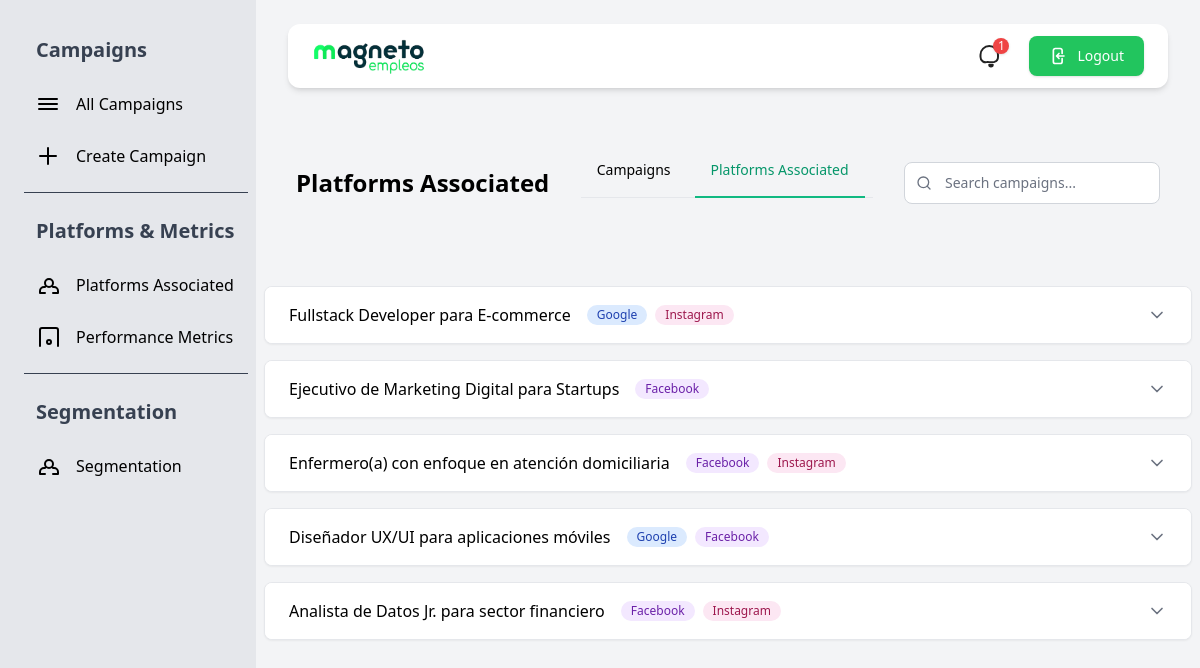
The app's page /ad/platforms/ with its own data.
### ad/models.py (models this page shows, shortened)
class Campaign(models.Model):
    CATEGORY_CHOICES = [
        ('IT', 'Technology'),
        ('MK', 'Marketing'),
        ('AD', 'Administration'),
        ('SL', 'Sales'),
        ('HR', 'Human Resources'),
        ('FI', 'Finance'),
        ('ED', 'Education'),
        ('HL', 'Healthcare'),
        ('OT', 'Other'),
    ]
    EDUCATION_LEVEL_CHOICES = [
        ('NONE', 'None'),
        ('HS', 'High School'),
        ('TEC', 'Technical'),
        ('TCH', 'Technologist'),
        ('UNI', 'University'),
        ('POS', 'Postgraduate'),
        ('PHD', 'Doctorate'),
    ]
    MODALITY_CHOICES = [
        ('ONSITE', 'On-site'),
        ('REMOTE', 'Remote'),
        ('HYBRID', 'Hybrid'),
        ('FLEX', 'Flexible'),
    ]
    EXPERIENCE_CHOICES = [
        ('NONE', 'No experience'),
        ('1-3', '1 to 3 years'),
        ('4-7', '4 to 7 years'),
        ('8+', '8 or more years'),
    ]
    LOCATION_CHOICES = [
    ('AR', 'Argentina'),
    ('BR', 'Brazil'),
    ('CA', 'Canada'),
    ('CL', 'Chile'),
    ('CO', 'Colombia'),
    ('MX', 'Mexico'),
    ('US', 'United States'),
    ('VE', 'Venezuela'),
    ('DE', 'Germany'),
    ('ES', 'Spain'),
    ('FR', 'France'),
    ('GB', 'United Kingdom'),
    ('IT', 'Italy'),
    ('NL', 'Netherlands'),
    ('PL', 'Poland'),
    ('PT', 'Portugal'),
    ('CN', 'China'),
    ('IN', 'India'),
    ('ID', 'Indonesia'),
    ('JP', 'Japan'),
    ('KR', 'South Korea'),
    ('PH', 'Philippines'),
    ('SG', 'Singapore'),
    ('TH', 'Thailand'),
    ]
    PLATFORM_CHOICES = [
        ('GOOGLE', 'Google'),
        ('FACEBOOK', 'Facebook'),
        ('INSTAGRAM', 'Instagram'),
    ]
    name = models.CharField(max_length=255)
    description = models.TextField()
    image = models.ImageField(upload_to='campaign_images/')
    schedule = models.DateField()
    end_schedule = models.DateField(null=True, blank=True)
    category = models.CharField(max_length=5, choices=CATEGORY_CHOICES)
    education_level = models.CharField(max_length=10, choices=EDUCATION_LEVEL_CHOICES)
    modality = models.CharField(max_length=10, choices=MODALITY_CHOICES)
    location = models.CharField(max_length=2, choices=LOCATION_CHOICES, default= 'Colmbia')
    experience = models.CharField(max_length=10, choices=EXPERIENCE_CHOICES)
    platform1 = models.CharField(max_length=10, choices=PLATFORM_CHOICES, null=True, blank=True)
    platform2 = models.CharField(max_length=10, choices=PLATFORM_CHOICES, null=True, blank=True)
    platform3 = models.CharField(max_length=10, choices=PLATFORM_CHOICES, null=True, blank=True)

### ad/views.py (the view)
# urls.py: path('platforms/', platforms_list, name='platforms_list'),
def platforms_list(request):
    query = request.GET.get('q', '')
    if query:
        campaigns = Campaign.objects.filter(
            Q(name__icontains=query) |
            Q(description__icontains=query)
        )
    else:
        campaigns = Campaign.objects.all()
    campaigns = campaigns.prefetch_related('platform_metrics')
    for campaign in campaigns:
        active_platforms = [p for p in [campaign.platform1, campaign.platform2, campaign.platform3] if p]
        n = len(active_platforms)
        if n == 0:
            continue
        total_metrics = None
        if hasattr(campaign, 'metrics'):
            total_metrics = {
                'impressions': campaign.metrics.impressions,
                'clicks': campaign.metrics.clicks,
                'ctr': campaign.metrics.ctr,
                'conversions': campaign.metrics.conversions,
                'conversion_rate': campaign.metrics.conversion_rate,
                'cpc': campaign.metrics.cpc,
                'cpa': campaign.metrics.cpa,
                'spend': campaign.metrics.spend,
            }
        else:
            total_metrics = simulate_campaign_metrics(campaign)
            AdMetrics.objects.create(campaign=campaign, **total_metrics)
        def random_partition(total, parts):
            cuts = sorted([0] + [random.randint(0, total) for _ in range(parts-1)] + [total])
            return [cuts[i+1] - cuts[i] for i in range(parts)]
        def random_partition_float(total, parts):
            cuts = sorted([0] + [random.uniform(0, total) for _ in range(parts-1)] + [total])
            return [cuts[i+1] - cuts[i] for i in range(parts)]
        clicks_parts = random_partition(total_metrics['clicks'], n)
        impressions_parts = random_partition(total_metrics['impressions'], n)
        conversions_parts = random_partition(total_metrics['conversions'], n)
        spend_parts = random_partition_float(total_metrics['spend'], n)
        for i, plat in enumerate(active_platforms):
            clicks = clicks_parts[i]
            impressions = impressions_parts[i]
            conversions = conversions_parts[i]
            ctr = (clicks / impressions * 100) if impressions else 0
            conversion_rate = (conversions / clicks * 100) if clicks else 0
            cpc = (spend_parts[i] / clicks) if clicks else 0
            cpa = (spend_parts[i] / conversions) if conversions else 0
            PlatformMetrics.objects.update_or_create(
                campaign=campaign,
                platform=plat,
                defaults={
                    'impressions': impressions,
                    'clicks': clicks,
                    'ctr': ctr,
                    'conversions': conversions,
                    'conversion_rate': conversion_rate,
                    'cpc': cpc,
                    'cpa': cpa,
                    'spend': spend_parts[i],
                }
            )
    return render(request, 'platforms_list.html', {'campaigns': campaigns})

### ad/templatetags/get_platform.py (called while the page is built)
@register.filter
def get_platform(metrics_queryset, platform):
    return metrics_queryset.filter(platform=platform).first()

### ad/templates/platforms_list.html (shortened to what this page needs)
{% extends 'base.html' %}
{% load static %}
{% load get_platform %}
{% block content %}
<body class="bg-gray-50">
<div class="flex min-h-screen">
    <aside class="w-64 bg-gray-200 p-4">
        <nav class="flex min-w-[240px] flex-col gap-1 p-2 font-sans text-base font-normal text-black">
            <div class="flex items-center w-full p-3 text-xl font-bold text-gray-700">Campaigns</div>
            <a href="{% url 'campaign_list' %}" class="flex items-center w-full p-3 leading-tight transition-all rounded-lg outline-none text-start hover:bg-green-100 hover:text-green-800">
                <div class="grid mr-4 place-items-center">
                    <svg xmlns="http://www.w3.org/2000/svg" fill="none" viewBox="0 0 24 24" stroke-width="2" stroke="currentColor" class="w-6 h-6"><path stroke-linecap="round" stroke-linejoin="round" d="M3 7h18M3 12h18M3 17h18" /></svg>
                </div>
                All Campaigns
            </a>
            <a href="{% url 'add' %}" class="flex items-center w-full p-3 leading-tight transition-all rounded-lg outline-none text-start hover:bg-green-100 hover:text-green-800">
                <div class="grid mr-4 place-items-center">
                    <svg xmlns="http://www.w3.org/2000/svg" fill="none" viewBox="0 0 24 24" stroke-width="2" stroke="currentColor" class="w-6 h-6"><path stroke-linecap="round" stroke-linejoin="round" d="M12 4v16m8-8H4" /></svg>
                </div>
                Create Campaign
            </a>
            <hr class="my-2 border-gray-700" />
            <div class="flex items-center w-full p-3 text-xl font-bold text-gray-700">Platforms & Metrics</div>
            <a href="{% url 'platforms_list' %}" class="flex items-center w-full p-3 leading-tight transition-all rounded-lg outline-none text-start hover:bg-green-100 hover:text-green-800">
                <div class="grid mr-4 place-items-center">
                    <svg xmlns="http://www.w3.org/2000/svg" fill="none" viewBox="0 0 24 24" stroke-width="2" stroke="currentColor" class="w-6 h-6"><path stroke-linecap="round" stroke-linejoin="round" d="M17 20h5v-2a4 4 0 0 0-4-4h-1M9 20H4v-2a4 4 0 0 1 4-4h1m0-4a4 4 0 1 1 8 0 4 4 0 0 1-8 0z" /></svg>
                </div>
                Platforms Associated
            </a>
            <a href="{% url 'performance_metrics' %}" class="flex items-center w-full p-3 leading-tight transition-all rounded-lg outline-none text-start hover:bg-green-100 hover:text-green-800">
                <div class="grid mr-4 place-items-center">
                    <svg xmlns="http://www.w3.org/2000/svg" fill="none" viewBox="0 0 24 24" stroke-width="2" stroke="currentColor" class="w-6 h-6"><path stroke-linecap="round" stroke-linejoin="round" d="M11 17a2 2 0 1 0 2-2 2 2 0 0 0-2 2zm-7 4V5a2 2 0 0 1 2-2h14a2 2 0 0 1 2 2v16" /></svg>
                </div>
                Performance Metrics
            </a>
            <hr class="my-2 border-gray-700" />
            <div class="flex items-center w-full p-3 text-xl font-bold text-gray-700">Segmentation</div>
            <a href="{% url 'user_segmentation:dashboard' %}" class="flex items-center w-full p-3 leading-tight transition-all rounded-lg outline-none text-start hover:bg-green-100 hover:text-green-800">
                <div class="grid mr-4 place-items-center">
                    <svg xmlns="http://www.w3.org/2000/svg" fill="none" viewBox="0 0 24 24" stroke-width="2" stroke="currentColor" class="w-6 h-6"><path stroke-linecap="round" stroke-linejoin="round" d="M17 20h5v-2a4 4 0 0 0-4-4h-1M9 20H4v-2a4 4 0 0 1 4-4h1m0-4a4 4 0 1 1 8 0 4 4 0 0 1-8 0z" /></svg>
                </div>
                Segmentation
            </a>
        </nav>
    </aside>
    <main class="flex-1 p-2">
        <div class="mx-auto px-6 mt-4 mb-6">
            <nav class="bg-white shadow-md rounded-xl w-full">
                <div class="flex items-center justify-between h-16 px-6">
                    <a class="flex items-center" href="{% url 'home' %}">
                        <img src="{% static 'magneto_logo.png' %}" class="h-10 w-auto" alt="Magneto Logo" loading="lazy" />
                    </a>
                    <div class="flex items-center gap-6">
                        <a class="relative group" href="#">
                            <span class="[&>svg]:w-7 transition-colors group-hover:text-green-600">
                            </span>
                            <span class="absolute -top-1 -right-1 bg-red-500 text-white text-xs rounded-full w-4 h-4 flex items-center justify-center shadow group-hover:scale-110 transition-transform">1</span>
                        </a>
                        <a href="{% url 'logout' %}">
                            <button type="button" class="flex items-center gap-2 focus:outline-none text-white bg-green-500 hover:bg-green-600 focus:ring-4 focus:ring-green-400 font-medium rounded-lg text-sm px-5 py-2.5 shadow transition">
                                Logout
                            </button>
                        </a>
                    </div>
                </div>
            </nav>
        </div>
        <div class="flex justify-between items-center mb-8 p-8">
            <h1 class="text-2xl font-bold">Platforms Associated</h1>
            <div class="mb-6 border-b border-gray-200">
                <ul class="flex flex-wrap -mb-px text-sm font-medium text-center">
                    <li class="mr-2">
                        <a href="{% url 'campaign_list' %}" class="inline-block p-4 border-b-2 border-transparent hover:text-gray-600 hover:border-gray-300 rounded-t-lg">Campaigns</a>
                    </li>
                    <li class="mr-2">
                        <a href="{% url 'platforms_list' %}" class="inline-block p-4 border-b-2 border-emerald-500 text-emerald-600 rounded-t-lg active">Platforms Associated</a>
                    </li>
                </ul>
            </div>
            <div class="flex items-center gap-4">
                <div class="relative hidden md:block">
                    <form method="get" class="relative hidden md:block" id="searchForm">
                        <div class="absolute inset-y-0 left-0 flex items-center pl-3 pointer-events-none">
                        </div>
                        <input
                            type="search"
                            name="q"
                            value="{{ request.GET.q }}"
                            class="bg-white border border-gray-300 text-gray-900 text-sm rounded-lg focus:ring-emerald-500 focus:border-emerald-500 block w-64 pl-10 p-2.5"
                            placeholder="Search campaigns..."
                            oninput="submitSearch()"
                        >
                    </form>
                </div>
            </div>
        </div>
        <div class="max-w-5xl mx-auto space-y-4">
            {% for campaign in campaigns %}
                <div class="bg-white border border-gray-200 rounded-lg shadow-sm overflow-hidden">
                    <button class="w-full text-left px-6 py-4 bg-white font-medium flex items-center justify-between" onclick="toggleAccordion(this)" data-campaign-id="{{ campaign.id }}">
                        <div class="flex items-center space-x-4">
                            <span>{{ campaign.name }}</span>
                            <div class="flex items-center space-x-2">
                                {% if campaign.platform1 %}
                                <span class="inline-flex items-center px-2.5 py-0.5 rounded-full text-xs font-medium bg-blue-100 text-blue-800">
                                    {{ campaign.get_platform1_display }}
                                </span>
                                {% endif %}
                                {% if campaign.platform2 %}
                                <span class="inline-flex items-center px-2.5 py-0.5 rounded-full text-xs font-medium bg-purple-100 text-purple-800">
                                    {{ campaign.get_platform2_display }}
                                </span>
                                {% endif %}
                                {% if campaign.platform3 %}
                                <span class="inline-flex items-center px-2.5 py-0.5 rounded-full text-xs font-medium bg-pink-100 text-pink-800">
                                    {{ campaign.get_platform3_display }}
                                </span>
                                {% endif %}
                            </div>
                        </div>
                        <svg id="icon-{{ campaign.id }}" xmlns="http://www.w3.org/2000/svg" class="h-5 w-5 text-gray-500 transform transition-transform" viewBox="0 0 24 24" fill="none" stroke="currentColor" stroke-width="2" stroke-linecap="round" stroke-linejoin="round"><polyline points="6 9 12 15 18 9"></polyline></svg>
                    </button>
                </div>
            {% endfor %}
        </div>
    </main>
</div>
</body>
{% endblock %}

### records on screen
Campaign: name "Fullstack Developer para E-commerce", platform1 "Google", platform3 "Instagram"
Campaign: name "Ejecutivo de Marketing Digital para Startups", platform2 "Facebook"
Campaign: name "Enfermero(a) con enfoque en atención domiciliaria", platform2 "Facebook", platform3 "Instagram"
Campaign: name "Diseñador UX/UI para aplicaciones móviles", platform1 "Google", platform2 "Facebook"
Campaign: name "Analista de Datos Jr. para sector financiero", platform2 "Facebook", platform3 "Instagram"
